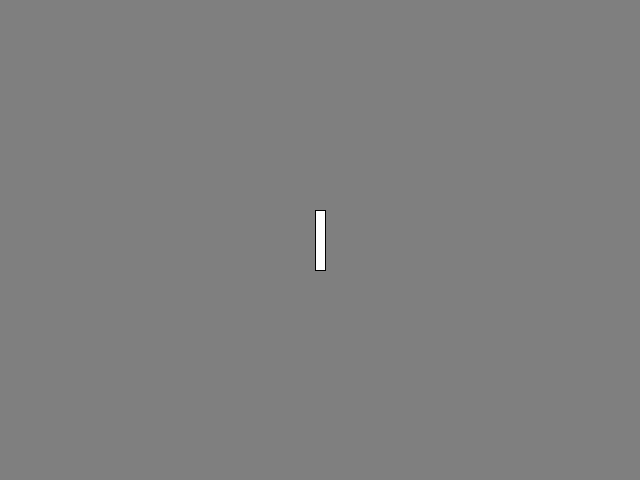
Frame 1 (no input)
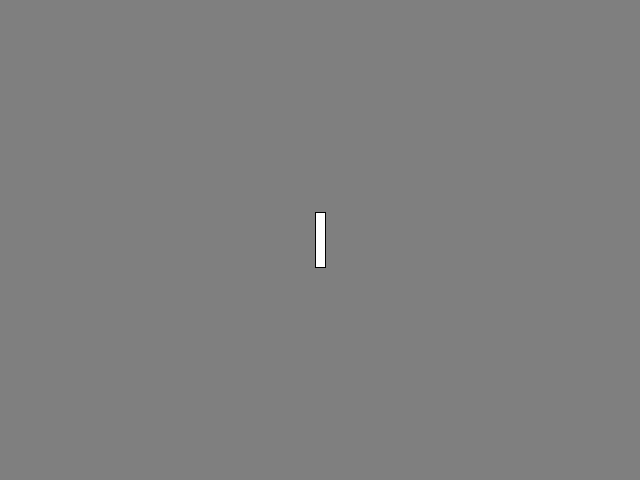
Frame 60 (the mouse pressed at the canvas centre just before this capture)
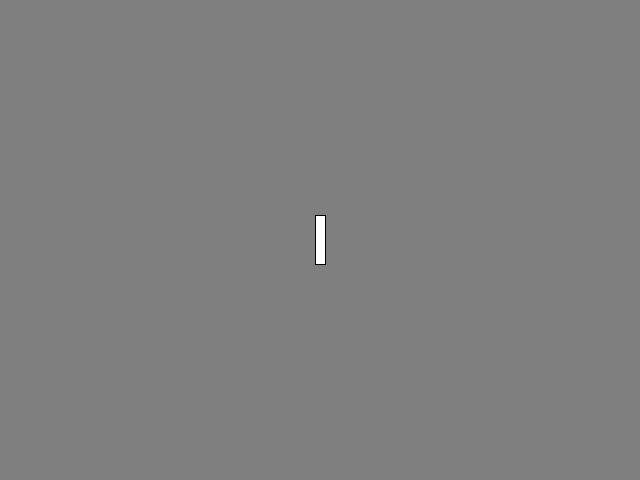
Frame 120 (the mouse held since frame 60 and released just before this capture)

The Processing sketch that drew these frames (run headless with seeded random() and noise(); from frame 60 on, the mouse is pressed at the canvas centre):

// Processing sketch: score_bar
// ── score_bar.pde
float counter = 50;
float deltaMinus = 0.1;
float deltaPlus = 2;

void setup() {
  size(640, 480);
}

void draw() {
  background(127);
  rectMode(CENTER);
  rect(width/2, height/2, 10, 10 + counter);
  
  if (keyPressed) {
    counter += deltaPlus;
  } else if (counter > 0) {
    counter -= deltaMinus;
  }
}
